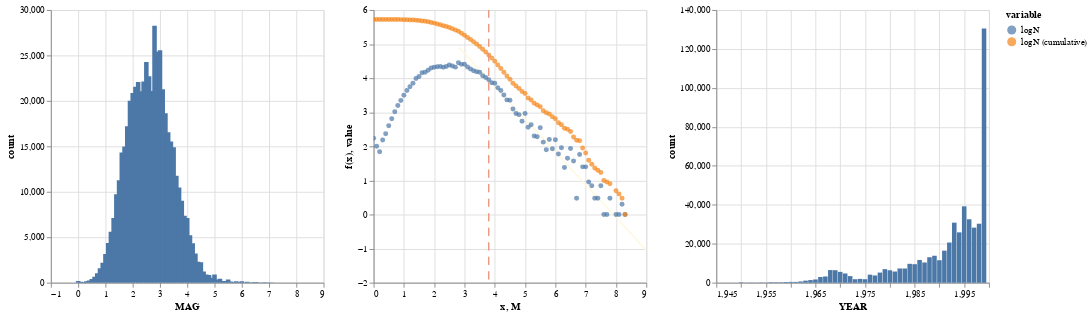

Here is the notebook cell this chart was saved with:
### Code cell
hist_MN | GR_line + (GR_chart+rule) | hist_NY

### Figure 1 — Vega-Lite specification as saved in the notebook (floating-point values rounded to 4 significant figures; data arrays with more than 128 entries replaced by an {"elided": "..."} marker saying what was removed)
{"usermeta": {"embedOptions": {"theme": "dark"}}, "config": {"view": {"continuousWidth": 300, "continuousHeight": 300}}, "hconcat": [{"data": {"name": "data-30ae37634665bf2e11b9c99ef4d704cc"}, "mark": {"type": "bar"}, "encoding": {"x": {"field": "MAG", "type": "quantitative"}, "y": {"field": "count", "type": "quantitative"}}, "name": "view_51"}, {"layer": [{"data": {"name": "data-aeb89980162d810b62965b58d658b0dc"}, "mark": {"type": "line", "color": "cornsilk", "strokeWidth": 1.5}, "encoding": {"x": {"field": "x", "type": "quantitative"}, "y": {"field": "f(x)", "type": "quantitative"}}}, {"layer": [{"data": {"name": "data-e3a31fbd583757a01de825271baa8623"}, "mark": {"type": "point", "filled": true}, "encoding": {"color": {"field": "variable", "type": "nominal"}, "x": {"field": "M", "type": "quantitative"}, "y": {"field": "value", "type": "quantitative"}}, "name": "view_50"}, {"data": {"name": "data-4d8d579a4807a8210dd4b723199b7fce"}, "mark": {"type": "rule", "color": "darksalmon", "strokeCap": "round", "strokeDash": [8, 8], "strokeWidth": 1.5}, "encoding": {"x": {"field": "M", "type": "quantitative"}}}]}]}, {"data": {"name": "data-68ba9f8b7aadb942deec90b3441c21e3"}, "mark": {"type": "bar"}, "encoding": {"x": {"field": "YEAR", "type": "quantitative"}, "y": {"field": "count", "type": "quantitative"}}}], "params": [{"name": "param_63", "select": {"type": "interval", "encodings": ["x", "y"]}, "bind": "scales", "views": ["view_51"]}, {"name": "param_62", "select": {"type": "interval", "encodings": ["x", "y"]}, "bind": "scales", "views": ["view_50"]}], "$schema": "https://vega.github.io/schema/vega-lite/v5.17.0.json", "datasets": {"data-30ae37634665bf2e11b9c99ef4d704cc": [{"MAG": 2.8, "count": 28277}, {"MAG": 3.0, "count": 25574}, {"MAG": 2.9, "count": 25410}, {"MAG": 2.5, "count": 24274}, {"MAG": 2.6, "count": 22722}, {"MAG": 2.4, "count": 22140}, {"MAG": 2.2, "count": 22078}, {"MAG": 2.1, "count": 21547}, {"MAG": 3.1, "count": 21295}, {"MAG": 2.7, "count": 21091}, {"MAG": 2.3, "count": 21055}, {"MAG": 2.0, "count": 20876}, {"MAG": 1.9, "count": 20024}, {"MAG": 3.2, "count": 18652}, {"MAG": 1.8, "count": 17201}, {"MAG": 3.3, "count": 16549}, {"MAG": 3.4, "count": 15542}, {"MAG": 1.7, "count": 14985}, {"MAG": 3.5, "count": 14901}, {"MAG": 1.6, "count": 14321}, {"MAG": 3.6, "count": 11754}, {"MAG": 1.5, "count": 11258}, {"MAG": 3.7, "count": 10480}, {"MAG": 1.4, "count": 9728}, {"MAG": 3.8, "count": 9003}, {"MAG": 3.9, "count": 7356}, {"MAG": 4.0, "count": 7113}, {"MAG": 1.3, "count": 7111}, {"MAG": 1.2, "count": 5598}, {"MAG": 4.1, "count": 5210}, {"MAG": 1.1, "count": 4357}, {"MAG": 4.2, "count": 4327}, {"MAG": 4.3, "count": 3223}, {"MAG": 1.0, "count": 3165}, {"MAG": 4.4, "count": 2308}, {"MAG": 4.5, "count": 2247}, {"MAG": 0.9, "count": 2207}, {"MAG": 0.8, "count": 1580}, {"MAG": 4.6, "count": 1238}, {"MAG": 0.7, "count": 1029}, {"MAG": 4.7, "count": 915}, {"MAG": 5.0, "count": 914}, {"MAG": 4.8, "count": 852}, {"MAG": 0.6, "count": 644}, {"MAG": 4.9, "count": 544}, {"MAG": 5.2, "count": 429}, {"MAG": 0.5, "count": 402}, {"MAG": 5.1, "count": 364}, {"MAG": 5.5, "count": 351}, {"MAG": 0.4, "count": 236}, {"MAG": 5.3, "count": 200}, {"MAG": 5.4, "count": 190}, {"MAG": 0.0, "count": 174}, {"MAG": 5.8, "count": 158}, {"MAG": 6.0, "count": 155}, {"MAG": 0.3, "count": 153}, {"MAG": 5.6, "count": 133}, {"MAG": 0.1, "count": 101}, {"MAG": 6.2, "count": 91}, {"MAG": 6.5, "count": 86}, {"MAG": 5.9, "count": 85}, {"MAG": 5.7, "count": 80}, {"MAG": 0.2, "count": 69}, {"MAG": 6.1, "count": 60}, {"MAG": 6.8, "count": 58}, {"MAG": 6.4, "count": 45}, {"MAG": 6.6, "count": 37}, {"MAG": 7.0, "count": 25}, {"MAG": 6.9, "count": 25}, {"MAG": 6.3, "count": 24}, {"MAG": 7.1, "count": 9}, {"MAG": 7.5, "count": 7}, {"MAG": 7.2, "count": 7}, {"MAG": 6.7, "count": 3}, {"MAG": 7.8, "count": 3}, {"MAG": 7.4, "count": 3}, {"MAG": 7.3, "count": 3}, {"MAG": 8.2, "count": 2}, {"MAG": 7.7, "count": 1}, {"MAG": 8.1, "count": 1}, {"MAG": 8.0, "count": 1}, {"MAG": 8.3, "count": 1}, {"MAG": 7.6, "count": 1}], "data-aeb89980162d810b62965b58d658b0dc": [{"x": 2.8, "f(x)": 4.916}, {"x": 2.863, "f(x)": 4.856}, {"x": 2.925, "f(x)": 4.795}, {"x": 2.988, "f(x)": 4.735}, {"x": 3.051, "f(x)": 4.675}, {"x": 3.113, "f(x)": 4.615}, {"x": 3.176, "f(x)": 4.555}, {"x": 3.238, "f(x)": 4.494}, {"x": 3.301, "f(x)": 4.434}, {"x": 3.364, "f(x)": 4.374}, {"x": 3.426, "f(x)": 4.314}, {"x": 3.489, "f(x)": 4.254}, {"x": 3.552, "f(x)": 4.193}, {"x": 3.614, "f(x)": 4.133}, {"x": 3.677, "f(x)": 4.073}, {"x": 3.739, "f(x)": 4.013}, {"x": 3.802, "f(x)": 3.952}, {"x": 3.865, "f(x)": 3.892}, {"x": 3.927, "f(x)": 3.832}, {"x": 3.99, "f(x)": 3.772}, {"x": 4.053, "f(x)": 3.712}, {"x": 4.115, "f(x)": 3.651}, {"x": 4.178, "f(x)": 3.591}, {"x": 4.24, "f(x)": 3.531}, {"x": 4.303, "f(x)": 3.471}, {"x": 4.366, "f(x)": 3.41}, {"x": 4.428, "f(x)": 3.35}, {"x": 4.491, "f(x)": 3.29}, {"x": 4.554, "f(x)": 3.23}, {"x": 4.616, "f(x)": 3.17}, {"x": 4.679, "f(x)": 3.109}, {"x": 4.741, "f(x)": 3.049}, {"x": 4.804, "f(x)": 2.989}, {"x": 4.867, "f(x)": 2.929}, {"x": 4.929, "f(x)": 2.869}, {"x": 4.992, "f(x)": 2.808}, {"x": 5.055, "f(x)": 2.748}, {"x": 5.117, "f(x)": 2.688}, {"x": 5.18, "f(x)": 2.628}, {"x": 5.242, "f(x)": 2.567}, {"x": 5.305, "f(x)": 2.507}, {"x": 5.368, "f(x)": 2.447}, {"x": 5.43, "f(x)": 2.387}, {"x": 5.493, "f(x)": 2.327}, {"x": 5.556, "f(x)": 2.266}, {"x": 5.618, "f(x)": 2.206}, {"x": 5.681, "f(x)": 2.146}, {"x": 5.743, "f(x)": 2.086}, {"x": 5.806, "f(x)": 2.026}, {"x": 5.869, "f(x)": 1.965}, {"x": 5.931, "f(x)": 1.905}, {"x": 5.994, "f(x)": 1.845}, {"x": 6.057, "f(x)": 1.785}, {"x": 6.119, "f(x)": 1.724}, {"x": 6.182, "f(x)": 1.664}, {"x": 6.244, "f(x)": 1.604}, {"x": 6.307, "f(x)": 1.544}, {"x": 6.37, "f(x)": 1.484}, {"x": 6.432, "f(x)": 1.423}, {"x": 6.495, "f(x)": 1.363}, {"x": 6.558, "f(x)": 1.303}, {"x": 6.62, "f(x)": 1.243}, {"x": 6.683, "f(x)": 1.182}, {"x": 6.745, "f(x)": 1.122}, {"x": 6.808, "f(x)": 1.062}, {"x": 6.871, "f(x)": 1.002}, {"x": 6.933, "f(x)": 0.9416}, {"x": 6.996, "f(x)": 0.8814}, {"x": 7.059, "f(x)": 0.8212}, {"x": 7.121, "f(x)": 0.761}, {"x": 7.184, "f(x)": 0.7007}, {"x": 7.246, "f(x)": 0.6405}, {"x": 7.309, "f(x)": 0.5803}, {"x": 7.372, "f(x)": 0.5201}, {"x": 7.434, "f(x)": 0.4599}, {"x": 7.497, "f(x)": 0.3997}, {"x": 7.56, "f(x)": 0.3394}, {"x": 7.622, "f(x)": 0.2792}, {"x": 7.685, "f(x)": 0.219}, {"x": 7.747, "f(x)": 0.1588}, {"x": 7.81, "f(x)": 0.09858}, {"x": 7.873, "f(x)": 0.03836}, {"x": 7.935, "f(x)": -0.02186}, {"x": 7.998, "f(x)": -0.08208}, {"x": 8.061, "f(x)": -0.1423}, {"x": 8.123, "f(x)": -0.2025}, {"x": 8.186, "f(x)": -0.2627}, {"x": 8.248, "f(x)": -0.3229}, {"x": 8.311, "f(x)": -0.3832}, {"x": 8.374, "f(x)": -0.4434}, {"x": 8.436, "f(x)": -0.5036}, {"x": 8.499, "f(x)": -0.5638}, {"x": 8.562, "f(x)": -0.624}, {"x": 8.624, "f(x)": -0.6842}, {"x": 8.687, "f(x)": -0.7445}, {"x": 8.749, "f(x)": -0.8047}, {"x": 8.812, "f(x)": -0.8649}, {"x": 8.875, "f(x)": -0.9251}, {"x": 8.937, "f(x)": -0.9853}, {"x": 9.0, "f(x)": -1.046}], "data-e3a31fbd583757a01de825271baa8623": {"elided": "166 records"}, "data-4d8d579a4807a8210dd4b723199b7fce": [{"M": 3.8}], "data-68ba9f8b7aadb942deec90b3441c21e3": [{"YEAR": 1999, "count": 130438}, {"YEAR": 1995, "count": 39205}, {"YEAR": 1996, "count": 32562}, {"YEAR": 1993, "count": 30824}, {"YEAR": 1998, "count": 30286}, {"YEAR": 1997, "count": 28276}, {"YEAR": 1994, "count": 25847}, {"YEAR": 1992, "count": 20627}, {"YEAR": 1991, "count": 16442}, {"YEAR": 1989, "count": 13837}, {"YEAR": 1988, "count": 13066}, {"YEAR": 1986, "count": 11672}, {"YEAR": 1990, "count": 11539}, {"YEAR": 1987, "count": 10374}, {"YEAR": 1984, "count": 9692}, {"YEAR": 1985, "count": 9497}, {"YEAR": 1982, "count": 7306}, {"YEAR": 1983, "count": 7295}, {"YEAR": 1979, "count": 6965}, {"YEAR": 1968, "count": 6484}, {"YEAR": 1969, "count": 6409}, {"YEAR": 1980, "count": 6379}, {"YEAR": 1981, "count": 5739}, {"YEAR": 1970, "count": 5559}, {"YEAR": 1978, "count": 5196}, {"YEAR": 1971, "count": 4732}, {"YEAR": 1976, "count": 4125}, {"YEAR": 1977, "count": 3714}, {"YEAR": 1972, "count": 3380}, {"YEAR": 1967, "count": 3194}, {"YEAR": 1966, "count": 2919}, {"YEAR": 1974, "count": 1963}, {"YEAR": 1975, "count": 1783}, {"YEAR": 1973, "count": 1781}, {"YEAR": 1965, "count": 1660}, {"YEAR": 1964, "count": 1350}, {"YEAR": 1963, "count": 1057}, {"YEAR": 1962, "count": 640}, {"YEAR": 1960, "count": 413}, {"YEAR": 1961, "count": 407}, {"YEAR": 1959, "count": 368}, {"YEAR": 1956, "count": 262}, {"YEAR": 1958, "count": 241}, {"YEAR": 1957, "count": 227}, {"YEAR": 1950, "count": 208}, {"YEAR": 1954, "count": 140}, {"YEAR": 1952, "count": 110}, {"YEAR": 1955, "count": 103}, {"YEAR": 1953, "count": 80}, {"YEAR": 1951, "count": 75}]}}
